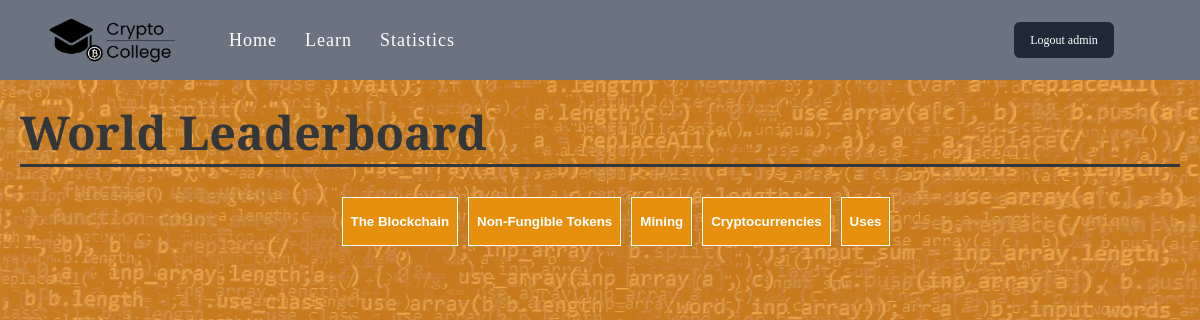
The page /statistics (signed in) on the database its author committed.
### app/models.py (models this page shows, shortened)
class User(UserMixin, db.Model):
    id = db.Column(db.Integer, primary_key=True)
    username = db.Column(db.String(64), unique=True)
    email = db.Column(db.String(128), unique=True)
    password_hash = db.Column(db.String(128))
    userresults = db.relationship('UserResult', backref='user', lazy=True)

class Quiz(db.Model):
    id = db.Column(db.Integer, primary_key=True)
    quizname = db.Column(db.String(128))
    questions = db.relationship('Question', backref='quiz', lazy=True)
    'Return all questions that belong to the topic of this quiz'
    'Return a specific question from a quiz'

### app/routes.py (the view)
@app.route('/statistics')
def statistics():
    quizResults = QuizResult.getResultsForAllQuizzes()
    return render_template('Statistics.html', title='Statistics', results=quizResults, quizzes=Quiz.query.all())

### app/models.py (called while the page is built)
@login.user_loader
def load_user(id):
    return User.query.get(int(id))

    def getResultsForAllQuizzes():
        results = []
        for quiz in Quiz.query.all():
            quizResults = QuizResult.getResultsForQuiz(quiz.id)
            results.append((quiz.id, quizResults))
        return results

    def getResultsForQuiz(quizId):
        results = []
        rank = 1
        for quizResult in QuizResult.query.filter_by(quizid=quizId).order_by(QuizResult.score.desc()).limit(10):
            userId = UserResult.query.filter_by(userid=quizResult.userresultid).first().userid
            username = User.query.filter_by(id=userId).first().username
            results.append((username, quizResult.score, rank))
            rank += 1
        return results

### app/templates/Statistics.html (shortened to what this page needs)
{%extends "layout.html"%}
{%block content%}
<div>
    <h1
        style="font-size: 35pt; border-bottom-style:solid; margin:20px; font-family: 'Crimson Text', serif; color: #32373c;">
        World Leaderboard</h1>
    <div class="stats-tabs-container">
        <nav class="stats-tabs flex" aria-label="tabs">
            {% for quiz in quizzes%}
            <button id="quiz-select-{{quiz.id}}" onclick="selectQuiz(event)"
                class="quiz-select">{{quiz.quizname}}</button>
            {% endfor %}
        </nav>
    </div>
</div>
{%endblock%}

### app/templates/layout.html (shortened to what this page needs)
<!DOCTYPE html>
<html lang="en">
<head>
    <link rel="stylesheet" href="../static/CSS/Content.css">
    <link rel="stylesheet" href="../static/CSS/Style.css" />
    <link rel="stylesheet" href="../static/CSS/Assessment.css" />
    <link rel="stylesheet" href="../static/CSS/Lesson.css" />
    <link rel="stylesheet" href="../static/CSS/Layout.css" />
    <link rel="stylesheet" href="../static/CSS/Statistics.css" />
    <link rel="stylesheet" href="../static/CSS/Login+Registration.css" />
</head>
<body>
    <section>
        <header>
            <div id="topbar">
                <div id="brand">
                    <img src="../static/Pictures/logo.png" alt="logo">
                </div>
                <nav id="topbar-nav">
                    <a href="/" class="navbar-item">Home</a>
                    <a href="/lesson" class="navbar-item">Learn</a>
                    <a href="/statistics" class="navbar-item">Statistics</a>
                </nav>
                <div id="login-container">
                    <div class="flex">
                        {% if current_user.is_authenticated == False %}
                        <a class="login-button background-indigo" href="{{ url_for('login') }}">
                            <div id="login-button">Login</div>
                        </a>
                        <a class="login-button background-darkgray" id="register-button-area"
                            href="{{ url_for('register') }}">
                            <div id="register-button">Register</div>
                        </a>
                        {% else %}
                        <a class="login-button background-darkgray" href="{{ url_for('logout') }}">
                            <div>Logout {{current_user.username}}</div>
                        </a>
                        {% endif %}
                    </div>
                </div>
            </div>
        </header>
    </section>
    <section id="main">
        {% block content %}{% endblock %}
    </section>
</body>
</html>

### app/static/CSS/Style.css (style rules this page uses)
html, body { height: 100%; background-color: #f7931a; margin: 0; padding: 0; background-image: linear-gradient(rgba(247, 147, 26, 0.8), rgba(247, 147, 26, 0.8)), url('../Pictures/codeblauw.jpg'); background-size: cover; background-repeat: repeat-y; }
.flex { display: flex; }
.background-darkgray { --tw-bg-opacity: 1; background-color: rgba(31, 41, 55, var(--tw-bg-opacity)); }

### app/static/CSS/Layout.css (style rules this page uses)
header { --tw-bg-opacity: 1; background-color: rgba(107, 114, 128, var(--tw-bg-opacity)); }
#topbar { padding: 5px; display: flex; flex-direction: column; }
@media (min-width: 640px) { #topbar { padding: 15px 40px; flex-direction: row; } }
#topbar-nav { display: flex; flex-direction: column; text-align: center; padding-top: 20px; color: white; }
@media (min-width: 640px) { #topbar-nav { flex-direction: row; padding: 0 25px; } }
.navbar-item { padding: 6px 14px; text-decoration: none; color: white; display: flex; align-items: center; justify-content: center; font-size: 18px; letter-spacing: 1px; font-family: ui-serif, Georgia, "Times New Roman", Times, serif; }
#brand { display: flex; justify-content: center; }
#brand>img { width: 150px; height: 50px; }
.login-button { text-decoration: none; display: inline-flex; padding: 10px 10px; margin: 0 6px; font-size: 12px; color: white; font-weight: 400; border-width: 1px; border-color: transparent; line-height: 1rem; border-radius: 0.375rem; justify-content: center; width: 80px; }
#login-container { display: flex; align-items: center; margin-left: auto; margin-right: 40px; }

### app/static/CSS/Statistics.css (style rules this page uses)
.stats-tabs-container { border-bottom-width: 1px; --tw-border-opacity: 1; border-color: rgba(229, 231, 235, var(--tw-border-opacity)); padding: 10px; }
.stats-tabs { --tw-space-x-reverse: 0; margin-right: calc(2rem * var(--tw-space-x-reverse)); margin-left: calc(2rem * calc(1 - var(--tw-space-x-reverse))); justify-content: center; }
.stats-tabs > button { margin-left: 5px; margin-right: 5px; border-style: solid; border-width: 1px; border-color: white; padding-top: 1rem; padding-bottom: 1rem; padding-left: 0.5rem; padding-right: 0.5rem; white-space: nowrap; background-color: #e7900e; color: white; font-weight: 700; cursor: pointer; }

### rows shown on the page
User: username "admin"
Quiz: quizname "The Blockchain"
Quiz: quizname "Non-Fungible Tokens"
Quiz: quizname "Mining"
Quiz: quizname "Cryptocurrencies"
Quiz: quizname "Uses"
